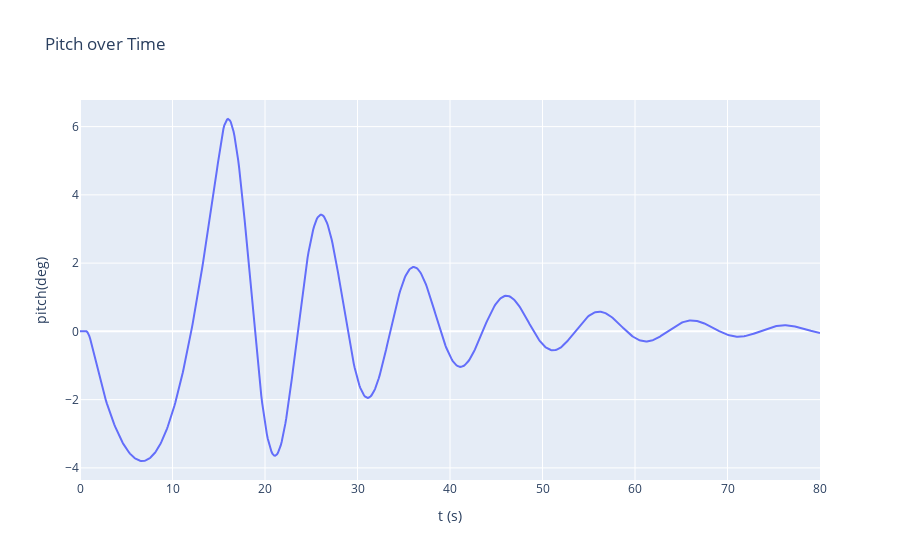

Notebook code for this chart:
### Code cell
fig = go.Figure()
fig.add_trace(go.Scatter(x=t, y=np.array(pitch) * 180 / np.pi, mode='lines', name='pitch(deg)'))
fig.update_layout(title='Pitch over Time',
                  xaxis_title='t (s)',
                  yaxis_title='pitch(deg)')
fig.show()

### Figure 1 — Plotly figure (JSON) as saved in the notebook; plotly's stock layout.template omitted (floating-point values rounded to 4 significant figures; data arrays with more than 128 entries replaced by an {"elided": "..."} marker saying what was removed)
{"data": [{"mode": "lines", "name": "pitch(deg)", "type": "scatter", "x": {"elided": "801 float values"}, "y": {"elided": "801 float values"}}], "layout": {"title": {"text": "Pitch over Time"}, "xaxis": {"title": {"text": "t (s)"}}, "yaxis": {"title": {"text": "pitch(deg)"}}}}
